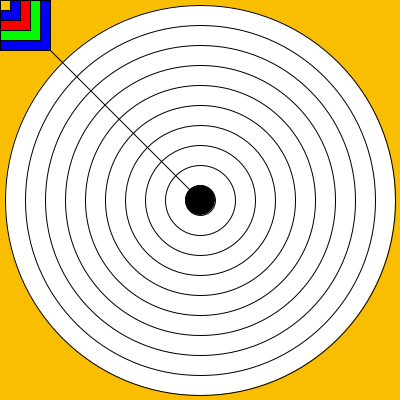
Frame 1 (no input)
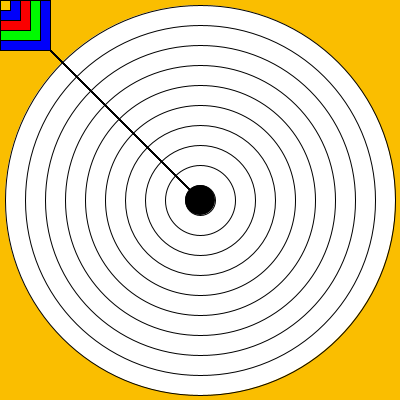
Frame 60 (the mouse pressed at the canvas centre just before this capture)
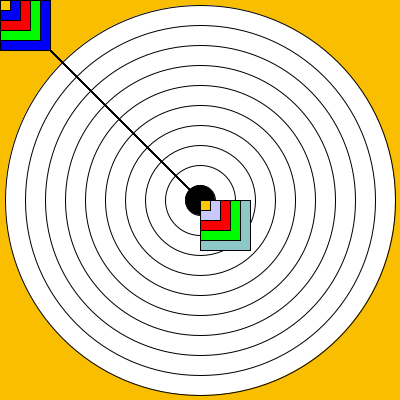
Frame 120 (the mouse held since frame 60 and released just before this capture)

The Processing sketch that drew these frames (run headless with seeded random() and noise(); from frame 60 on, the mouse is pressed at the canvas centre):

// Processing sketch: processing_12291
// ── processing_12291.pde

void setup()
{//"Kite Target" by Lizzy Graham
//Sept. 17, 2010
  // code here runs once
 
  size(400,400);
  background (250,190,0);
 stroke(pmouseX,pmouseY,0);
  line(pmouseX,pmouseY,mouseX,mouseY);
  //background(pmouseX,pmouseY,111);
  ellipse (200, 200, 390, 390);
  ellipse (200, 200, 350, 350);
  ellipse (200, 200, 310, 310);
  ellipse (200, 200, 270, 270);
ellipse (200, 200, 230, 230);
ellipse (200, 200, 190, 190);
ellipse (200, 200, 150, 150);
ellipse (200, 200, 110, 110);
ellipse (200, 200, 70, 70);
fill(0);
ellipse (200, 200, 30, 30);

}

void draw()
{
  {
  if(mouseY < 200)
  {
    cursor(CROSS);
  } else {
    cursor(HAND);
  }
}
//background(pmouseX,pmouseY,111);
  // code here is run repeatedly
 
 { if(mouseY <200)
 { fill(pmouseX,pmouseY,250);
 } else {
   fill(140,pmouseY, pmouseX);
 }
 }

line(mouseX,mouseY, 200, 200);
 
  rect(mouseX,mouseY,50,50);
  
 fill(0,250,0);
  rect(mouseX,mouseY,40,40);
   fill(250,0,0);
    rect(mouseX,mouseY,30,30);
    fill(pmouseX,pmouseY,250);
     rect(mouseX,mouseY,20,20);
      fill(250,200,0);
     
      rect(mouseX,mouseY,10,10);
    
  



}
